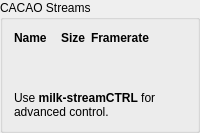
      <widget class="QGroupBox" name="stream_groupbox">
       <property name="title">
        <string>CACAO Streams</string>
       </property>
       <layout class="QVBoxLayout" name="verticalLayout_7">
        <item>
         <layout class="QGridLayout" name="stream_layout">
          <item row="0" column="3">
           <widget class="QLabel" name="stream_status_label">
            <property name="sizePolicy">
             <sizepolicy hsizetype="Ignored" vsizetype="Preferred">
              <horstretch>0</horstretch>
              <verstretch>0</verstretch>
             </sizepolicy>
            </property>
            <property name="font">
             <font>
              <bold>true</bold>
             </font>
            </property>
            <property name="text">
             <string/>
            </property>
           </widget>
          </item>
          <item row="0" column="0">
           <widget class="QLabel" name="shm_name_label">
            <property name="font">
             <font>
              <bold>true</bold>
             </font>
            </property>
            <property name="text">
             <string>Name</string>
            </property>
           </widget>
          </item>
          <item row="0" column="1" alignment="Qt::AlignmentFlag::AlignRight">
           <widget class="QLabel" name="stream_size_label">
            <property name="font">
             <font>
              <bold>true</bold>
             </font>
            </property>
            <property name="text">
             <string>Size</string>
            </property>
           </widget>
          </item>
          <item row="0" column="2" alignment="Qt::AlignmentFlag::AlignRight">
           <widget class="QLabel" name="stream_framerate_label">
            <property name="font">
             <font>
              <bold>true</bold>
             </font>
            </property>
            <property name="text">
             <string>Framerate</string>
            </property>
           </widget>
          </item>
         </layout>
        </item>
        <item>
         <spacer name="verticalSpacer_10">
          <property name="orientation">
           <enum>Qt::Orientation::Vertical</enum>
          </property>
          <property name="sizeHint" stdset="0">
           <size>
            <width>20</width>
            <height>40</height>
           </size>
          </property>
         </spacer>
        </item>
        <item>
         <widget class="QLabel" name="milk_streamCTRL_label">
          <property name="text">
           <string>Use &lt;span style=&quot;font-weight: bold;&quot;&gt;milk-streamCTRL&lt;/span&gt; for advanced control.</string>
          </property>
          <property name="wordWrap">
           <bool>true</bool>
          </property>
         </widget>
        </item>
       </layout>
      </widget>
